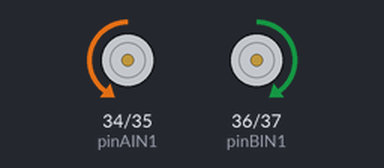
The sketch below on a simulated Arduino Mega 2560, built with avr-gcc and run on an emulated ATmega2560. On the bench: motor-driver pin pairs drawn as motors (green arrow = first pin HIGH = forward, orange = second pin HIGH = backward, longer = more drive, scaled by the enable pin).

Above: at 1.0 s.
At 3.0 s:
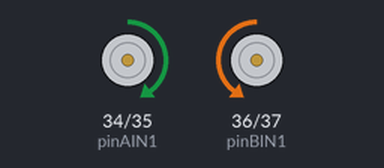
At 5.0 s:
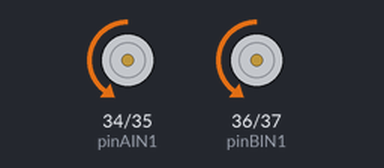
At 9.0 s:
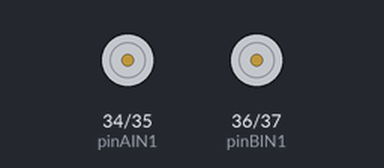
Timing chart, 0 to 13.0 s (numbered marks = the images above):
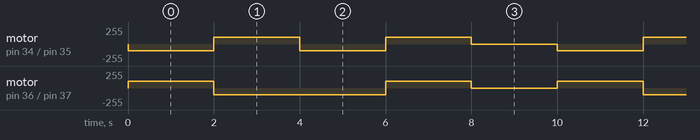

Measured:
- by itself, motor on pin 36 (pinBIN1) / pin 37 (pinBIN2): repeats every 10.0 s: backward 100/255 4.0 s, forward 100/255 2.0 s, stopped 2.0 s, forward 100/255 2.0 s
- by itself, motor on pin 34 (pinAIN1) / pin 35 (pinAIN2): repeats every 10.0 s: forward 100/255 2.0 s, backward 100/255 2.0 s, forward 100/255 2.0 s, stopped 2.0 s, backward 100/255 2.0 s

The sketch:

prueba_motores.ino
```cpp
//Declaración de pines
const int pinPWMA = 4;
const int pinAIN2 = 35;
const int pinAIN1 = 34;
const int pinBIN1 = 36;
const int pinBIN2 = 37;
const int pinPWMB = 5;
const int pinSTBY = 12;

//Declaración de variables
const int waitTime = 2000;   //espera entre fases
const int velocidad = 100;      //velocidad de giro

const int pinMotorA[3] = { pinPWMA, pinAIN2, pinAIN1 };
const int pinMotorB[3] = { pinPWMB, pinBIN1, pinBIN2 };

enum moveDirection {
   forward,
   backward
};

enum turnDirection {
   clockwise,
   counterClockwise
};

void setup()
{
   pinMode(pinAIN2, OUTPUT);
   pinMode(pinAIN1, OUTPUT);
   pinMode(pinPWMA, OUTPUT);
   pinMode(pinBIN1, OUTPUT);
   pinMode(pinBIN2, OUTPUT);
   pinMode(pinPWMB, OUTPUT);
}

void loop()
{
   move(forward, velocidad);
   delay(waitTime);

   move(backward, velocidad);
   delay(waitTime);

   turn(clockwise, velocidad);
   delay(waitTime);

   turn(counterClockwise, velocidad);
   delay(waitTime);

   fullStop();
   delay(waitTime);
}

//Funciones que controlan el vehiculo
void move(int direction, int speed)
{
   if (direction == forward)
   {
      moveMotorForward(pinMotorA, speed);
      moveMotorForward(pinMotorB, speed);
   }
   else
   {
      moveMotorBackward(pinMotorA, speed);
      moveMotorBackward(pinMotorB, speed);
   }
}

void turn(int direction, int speed)
{
   if (direction == forward)
   {
      moveMotorForward(pinMotorA, speed);
      moveMotorBackward(pinMotorB, speed);
   }
   else
   {
      moveMotorBackward(pinMotorA, speed);
      moveMotorForward(pinMotorB, speed);
   }
}

void fullStop()
{
   stopMotor(pinMotorA);
   stopMotor(pinMotorB);
}

//Funciones que controlan los motores
void moveMotorForward(const int pinMotor[3], int speed)
{
   digitalWrite(pinMotor[1], HIGH);
   digitalWrite(pinMotor[2], LOW);

   analogWrite(pinMotor[0], speed);
}

void moveMotorBackward(const int pinMotor[3], int speed)
{
   digitalWrite(pinMotor[1], LOW);
   digitalWrite(pinMotor[2], HIGH);

   analogWrite(pinMotor[0], speed);
}

void stopMotor(const int pinMotor[3])
{
   digitalWrite(pinMotor[1], LOW);
   digitalWrite(pinMotor[2], LOW);

   analogWrite(pinMotor[0], 0);
}
```
